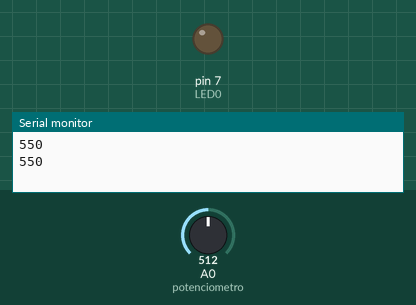
Bench run of a sketch on a simulated Arduino Uno, built with avr-gcc and run on an emulated ATmega328P. On the bench: output pins drawn as LEDs (lit = HIGH), the last lines printed to the serial monitor. Dashed ring = blinking. Inputs (shaded band) come from the test bench; at power-on: A0 (potenciometro) = 512.

Above: at 1.2 s.
1.3 s: A0 (potenciometro) set to 122
At 1.41 s:
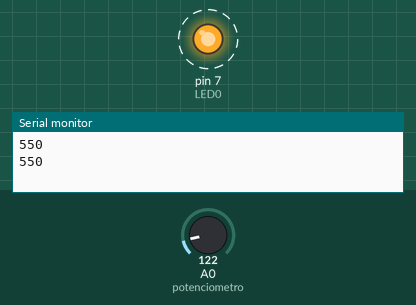
4.3 s: A0 (potenciometro) set to 0
At 4.45 s:
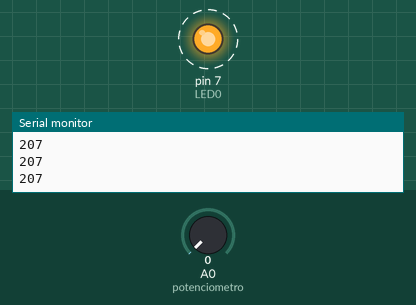
Timing chart, 0 to 13.3 s (numbered marks = the images above; inputs shaded):
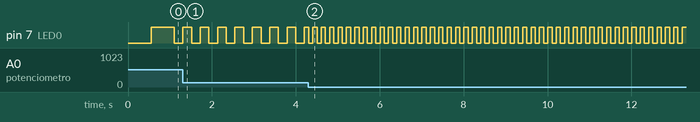

The sketch:

exercicio_4.ino
```cpp
//Exercício 4: Faça o controle do delay do LED com a função millis() (aula 16). Faça a
//impressão na serial a cada 500ms também utilizando millis().

#define LED0 7
#define potenciometro A0

int pot_valor, pot_valor_delay = 0;
int delay_serial = 500;
unsigned long ultima_leitura_led, ultima_leitura_serial;

void setup() {
  Serial.begin(9600);
  pinMode(LED0, OUTPUT);
}

void loop() {
  pot_valor = analogRead(potenciometro);
  pot_valor_delay = map(pot_valor, 0, 1023, 100, 1000);
  if ((millis() - ultima_leitura_led) >= pot_valor_delay){
    digitalWrite(LED0, !digitalRead(LED0));
    ultima_leitura_led = millis();
  }

  if ((millis() - ultima_leitura_serial) >= delay_serial){
    Serial.println(pot_valor_delay);
    ultima_leitura_serial = millis();
  }


}
```

Measured:
- after the input at 1.3 s, pin 7 (LED0): alternates HIGH for 0.21 s and LOW for 0.21 s, starting at once
- after the input at 4.3 s, pin 7 (LED0): alternates HIGH for 0.10 s and LOW for 0.10 s, starting at once
